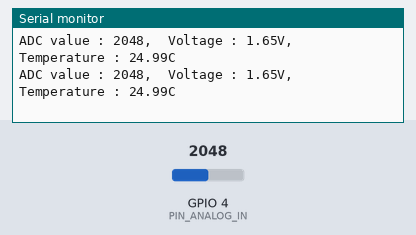
Bench run of a sketch on a simulated ESP32. Shown: the last lines printed to the serial monitor. The inputs (shaded band) are chosen by the test bench; at power-on: GPIO 4 (PIN_ANALOG_IN) = 2048.

Above: at 1.8 s.
1.9 s: GPIO 4 (PIN_ANALOG_IN) set to 2866
At 2.3 s:
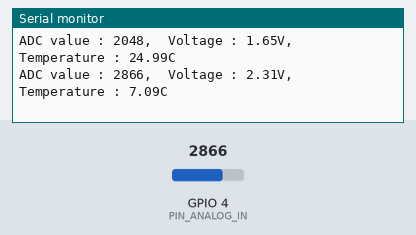
3.4 s: GPIO 4 (PIN_ANALOG_IN) set to 3603
At 4.8 s:
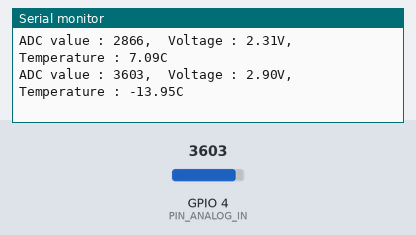
Timing chart, 0 to 6.4 s (numbered marks = the images above; inputs shaded):
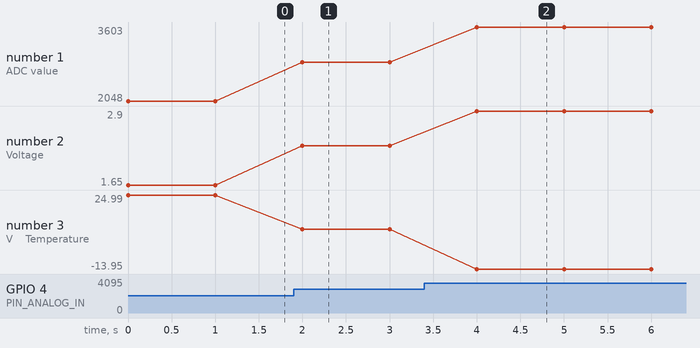

The sketch:

thermometer.ino
```cpp
// Project 13.1: Thermometer using thermistor.

// GPIO 4 will be thermistor pin:
#define PIN_ANALOG_IN 4

void setup() {
    // Initialize serial connection with ESP32:
    Serial.begin(115200);   // Baud rate: 11500
}

void loop() {
    // Use analogRead() to get raw ADC value from thermistor's GPIO:
    int adcValue = analogRead(PIN_ANALOG_IN);

    // Calculate voltage:
    double voltage = (float)adcValue / 4095.0 * 3.3;

    // Calculate resistance value of the thermistor:
    double Rt = 10 * voltage / (3.3 - voltage);

    // Calculate temperature:
        // KELVIN:
            double tempK = 1 / (1 / (273.15 + 25) + log(Rt / 10) / 3950.0);
        // CELSIUS:
            double tempC = tempK - 273.15;

    // Print a message to the console:
    Serial.printf("ADC value : %d,\tVoltage : %.2fV, \tTemperature : %.2fC\n", adcValue, voltage, tempC);

    // Add some delay:
    delay(1000);
}
```

Measured:
- after the input at 1.9 s, the serial monitor: prints a new line after 0.10 s (image 1)
- after the input at 3.4 s, the serial monitor: prints a new line after 0.60 s (image 2)
- plotted number 1: 2048 → 2866 after the input at 1.9 s, 2866 → 3603 after the input at 3.4 s
- plotted number 2: 1.65 → 2.31 after the input at 1.9 s, 2.31 → 2.9 after the input at 3.4 s
- plotted number 3: 24.99 → 7.09 after the input at 1.9 s, 7.09 → -13.95 after the input at 3.4 s
